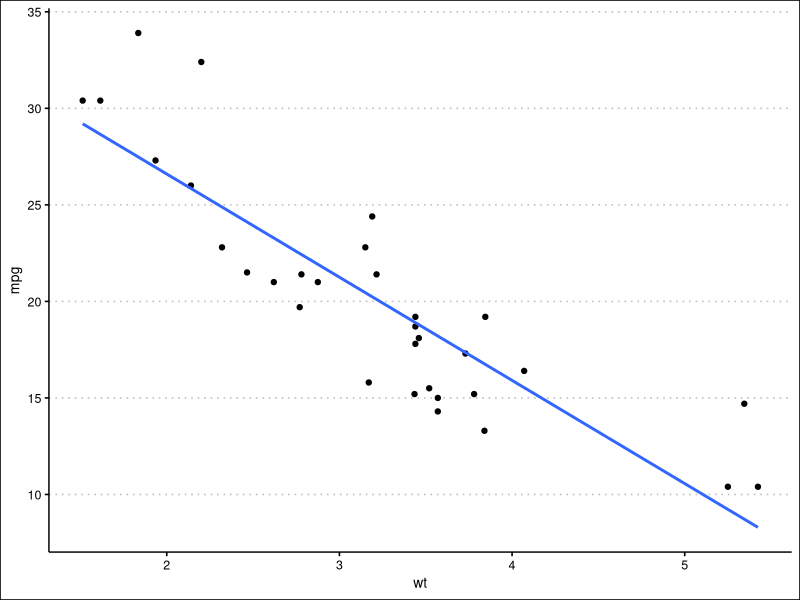

This figure's R source:
## ---- chunk 1
library(tidyverse)
library(ggthemes)

## ---- chunk 2
mtcars |> 
  select(mpg, wt) |> 
  ggplot(aes(wt, mpg)) +
  geom_point() +
  geom_smooth(method = "lm", formula = y ~ x, se = FALSE) +
  theme_clean()

